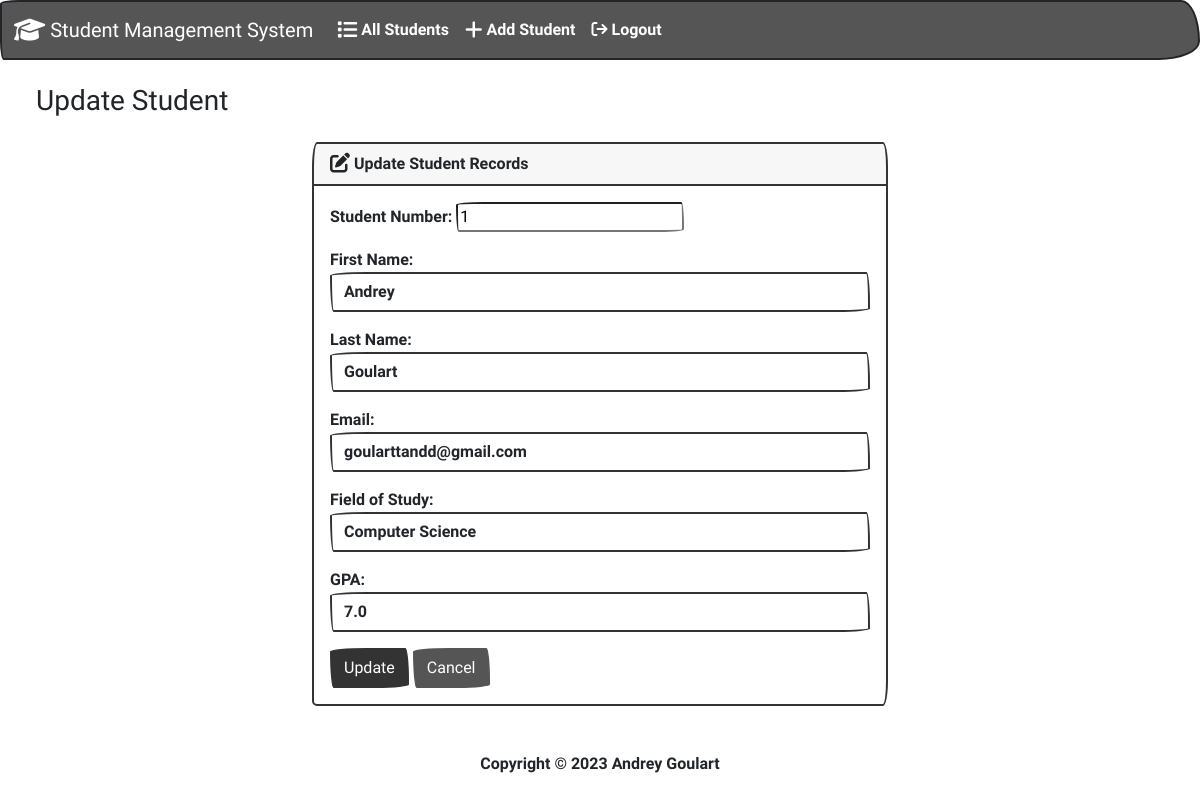
Screenshot of /student/1/edit with the database file from the repository.
### students/models.py (models this page shows, shortened)
class Student(models.Model):
    student_number = models.PositiveIntegerField()
    first_name = models.CharField(max_length=50)
    last_name = models.CharField(max_length=50)
    email = models.EmailField(max_length=100)
    field_of_study = models.CharField(max_length=50)
    gpa = models.FloatField()

### students/views.py (the view)
# urls.py: path('student/<int:id>/edit', edit, name='edit'),
def edit(request, id):
    if request.method == 'POST':
        student = Student.objects.get(pk=id)
        form = StudentForm(request.POST, instance=student)
        if form.is_valid():
            form.save()
            return render(request, 'edit.html', {
                'form':form,
                'success':True
            })
    else:
        student = Student.objects.get(pk=id)
        form = StudentForm(instance=student)
    return render(request, 'edit.html', {
        'form': form
    })

### students/forms.py
class StudentForm(forms.ModelForm):
    class Meta:
        model = Student
        fields = "__all__"
        labels = {
            "student_number": "Student Number",
            "first_name": "First Name",
            "last_name": "Last Name",
            "email": "Email",
            "field_of_study": "Field of Study",
            "gpa": "GPA",
        }
        widgets = {
            "student_numer": forms.NumberInput(attrs={"class": "form-control"}),
            "first_name": forms.TextInput(attrs={"class": "form-control"}),
            "last_name": forms.TextInput(attrs={"class": "form-control"}),
            "email": forms.TextInput(attrs={"class": "form-control"}),
            "field_of_study": forms.TextInput(attrs={"class": "form-control"}),
            "gpa": forms.NumberInput(attrs={"class": "form-control"}),
        }

### students/templates/edit.html (shortened to what this page needs)
{% extends 'base.html' %}
{% block content %}
<h3 class="text center m-4"> Update Student </h3>
{% if success %}
<div class="alert alert-success" role="alert">
    Student updated successfully
    <a href="{% url 'index' %}" class="alert-link">Go to home page.</a>
</div>
{% else %}
<div class="row justify-content-center">
    <div class="col-6">
        <div class="card bg-light mb-3">
            <div class="card-header">
                <i class="fa-solid fa-pen-to-square fa-lg"></i> Update Student Records
            </div>
            <div class="card-body">
                <form method="POST">
                    {{ form.as_p }}
                    <button type="submit" class="btn btn-primary">Update</button>
                    <a href="{% url 'index' %}" class="btn btn-secondary">Cancel</a>
                </form>
            </div>
        </div>
    </div>
</div>
{% endif %}
{% endblock %}

### rows the page displays
Student: student_number "1", first_name "Andrey", last_name "Goulart", email "goularttandd@gmail.com", field_of_study "Computer Science", gpa "7.0"
